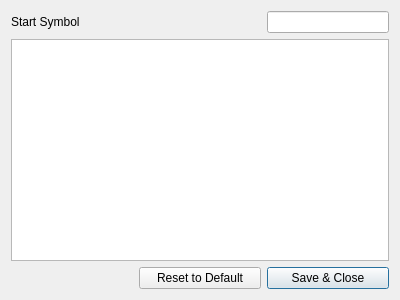
<?xml version="1.0" encoding="UTF-8"?>
<ui version="4.0">
 <class>DecoderTableDialog</class>
 <widget class="QDialog" name="DecoderTableDialog">
  <property name="geometry">
   <rect>
    <x>0</x>
    <y>0</y>
    <width>400</width>
    <height>300</height>
   </rect>
  </property>
  <property name="windowTitle">
   <string>Dialog</string>
  </property>
  <layout class="QGridLayout" name="gridLayout_2">
   <item row="0" column="0">
    <layout class="QGridLayout" name="gridLayout">
     <item row="2" column="2">
      <widget class="QPushButton" name="button_close">
       <property name="text">
        <string>Save &amp;&amp; Close</string>
       </property>
      </widget>
     </item>
     <item row="2" column="0">
      <spacer name="horizontalSpacer">
       <property name="orientation">
        <enum>Qt::Horizontal</enum>
       </property>
       <property name="sizeHint" stdset="0">
        <size>
         <width>40</width>
         <height>20</height>
        </size>
       </property>
      </spacer>
     </item>
     <item row="2" column="1">
      <widget class="QPushButton" name="button_reset">
       <property name="text">
        <string>Reset to Default</string>
       </property>
      </widget>
     </item>
     <item row="1" column="0" colspan="3">
      <widget class="QTableView" name="tableView"/>
     </item>
     <item row="0" column="0">
      <widget class="QLabel" name="startLabel">
       <property name="text">
        <string>Start Symbol</string>
       </property>
      </widget>
     </item>
     <item row="0" column="2">
      <widget class="QLineEdit" name="lineEdit_Start"/>
     </item>
     <item row="0" column="1">
      <spacer name="horizontalSpacer_2">
       <property name="orientation">
        <enum>Qt::Horizontal</enum>
       </property>
       <property name="sizeHint" stdset="0">
        <size>
         <width>40</width>
         <height>20</height>
        </size>
       </property>
      </spacer>
     </item>
    </layout>
   </item>
  </layout>
 </widget>
 <resources/>
 <connections/>
</ui>
